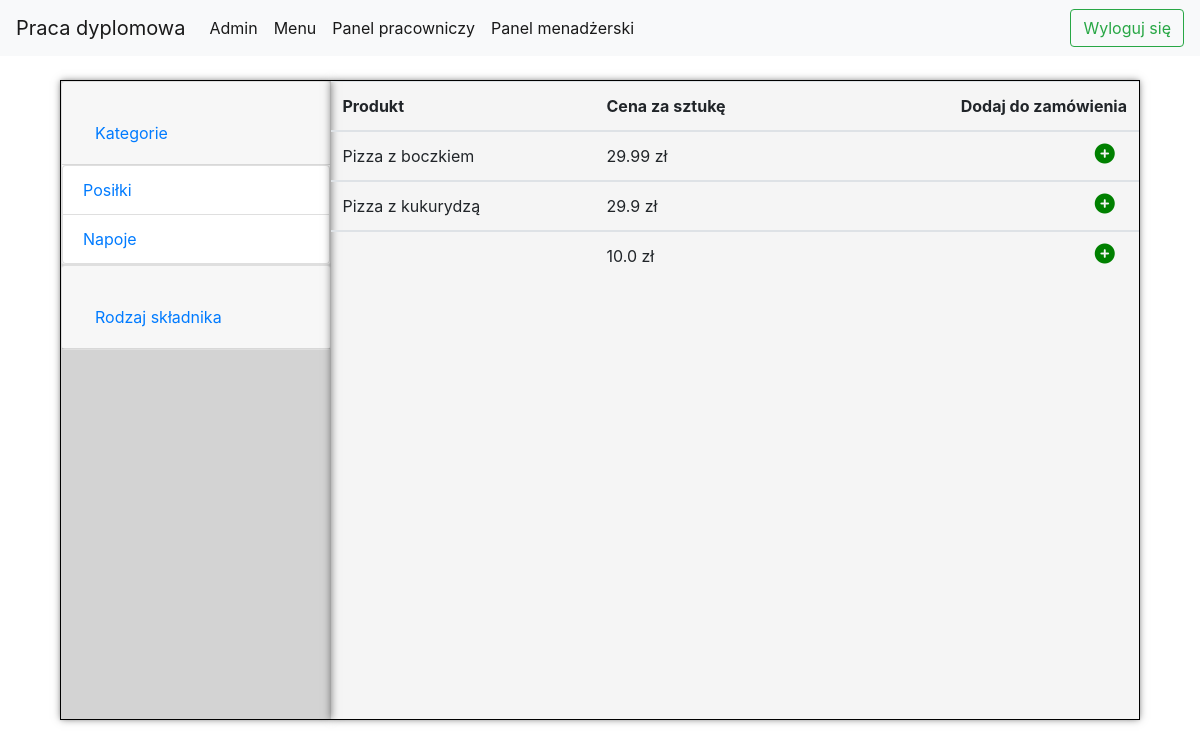
Before: /order/79/add_product/meals/ (signed in) with the older database file.
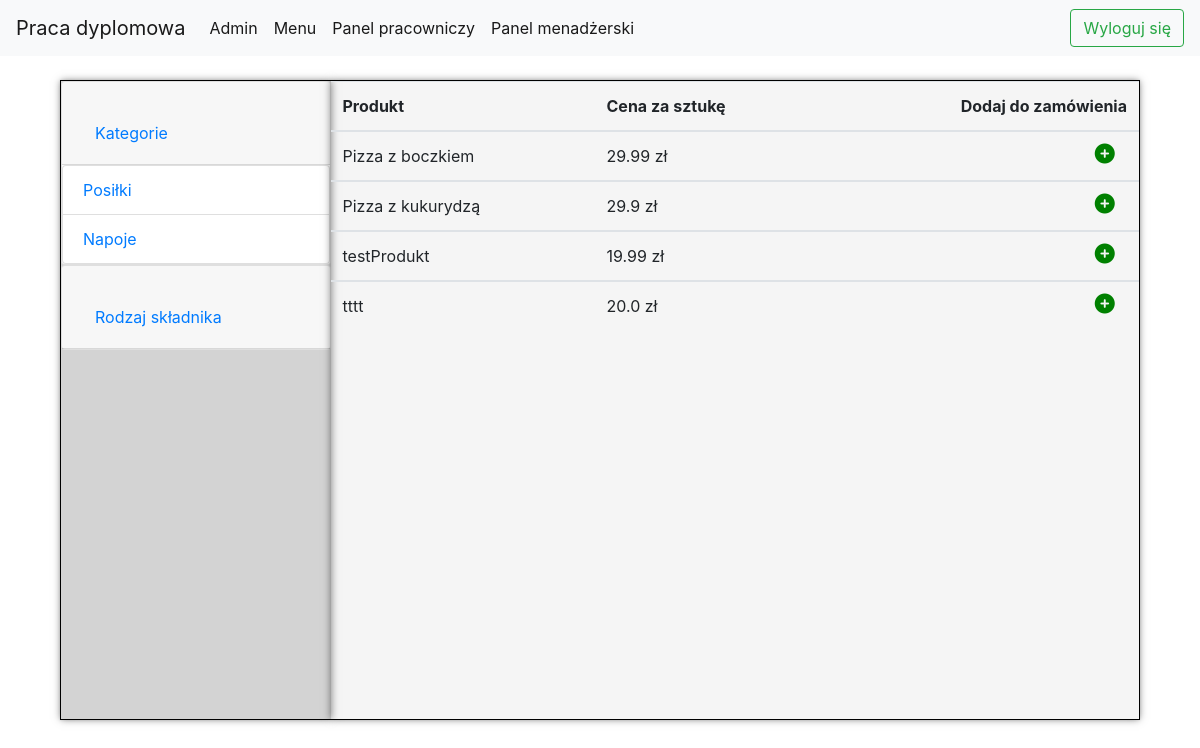
After: the same page with the newer database file.
### restaurantApp/models.py (models this page shows, shortened)
class Product(models.Model):
    name = models.CharField(max_length=100)
    price = models.FloatField()
    PRODUCT_TYPES = (
        ('N', 'Napój'),
        ('P', 'Posiłek'),
        ('D', 'Dodatek')
    )
    product_type = models.CharField(max_length=3, choices=PRODUCT_TYPES, default='P')

### restaurantApp/views.py (the view, shortened to what this page needs)
# urls.py: path('order/<int:id>/add_product/<str:type>/', views.order_add_product, name='order_add_product'),
@login_required
def order_add_product(request, id, type="meals"):
    if type == "meals":
        meals = Product.objects.filter(product_type='P')
        return render(request, "restaurantApp/order_add_product.html",
                      {"data": meals, "id": id, "type": type})
    elif type == "beverages":
        beverages = Product.objects.filter(product_type='N')
        return render(request, "restaurantApp/order_add_product.html",
                      {"data": beverages, "id": id, "type": type})

### templates/restaurantApp/order_add_product.html (shortened to what this page needs)
<!DOCTYPE html>
{% extends "restaurantApp/base.html" %}
{% load static %}
{% block css_block %}
    <link rel="stylesheet" href="{% static 'css/products_group.css' %}">
{% endblock %}
{% block body_block %}
    <div class="main-window">
    <div class="option-windows">
    <div id="accordion">
        <div class="card">
            <div class="card-header" id="headingOne">
                <h5 class="mb-0">
                    <button class="btn btn-link" data-toggle="collapse" data-target="#collapseOne"
                            aria-expanded="true" aria-controls="collapseOne">
                        Kategorie
                    </button>
                </h5>
            </div>
            {% if type == "meals" or type == "beverages" %}
                <div id="collapseOne" class="collapse show" aria-labelledby="headingOne" data-parent="#accordion">
            {% else %}
                <div id="collapseOne" class="collapse" aria-labelledby="headingOne" data-parent="#accordion">
            {% endif %}
            <div class="card-body">
                <ul class="list-group">
                    <li class="list-group-item"><a
                            href="{% url "restaurantApp:order_add_product" id "meals" %}">Posiłki</a>
                    </li>
                    <li class="list-group-item"><a
                            href="{% url "restaurantApp:order_add_product" id "beverages" %}">Napoje</a>
                    </li>
                </ul>
            </div>
            </div>
            </div>
            <div class="card">
                <div class="card-header" id="headingTwo">
                    <h5 class="mb-0">
                        <button class="btn btn-link collapsed" data-toggle="collapse" data-target="#collapseTwo"
                                aria-expanded="false" aria-controls="collapseTwo">
                            Rodzaj składnika
                        </button>
                    </h5>
                </div>
                </div>
            </div>
        </div>
        <div class="view-window">
            <table class="table">
                <thead>
                <tr>
                    <th scope="col">Produkt</th>
                    <th scope="col">Cena za sztukę</th>
                    <th class="right-align" scope="col">Dodaj do zamówienia</th>
                </tr>
                </thead>
                <tbody>
                {% for d in data %}
                    <tr>
                        <td>{{ d.name }}</td>
                        <td>{{ d.price }} zł</td>
                        <td>
                            <a href="{% url "restaurantApp:order_id_add_product_id" id d.id %}"><i
                                    class="addSign fas fa-plus-circle"></i></a>
                        </td>
                    </tr>
                    </tbody>
                {% endfor %}
            </table>
        </div>
    </div>
{% endblock %}

Changed rows visible on the page:
removed Product: price "10.0"
added Product: name "testProdukt", price "19.99"
added Product: name "tttt", price "20.0"
